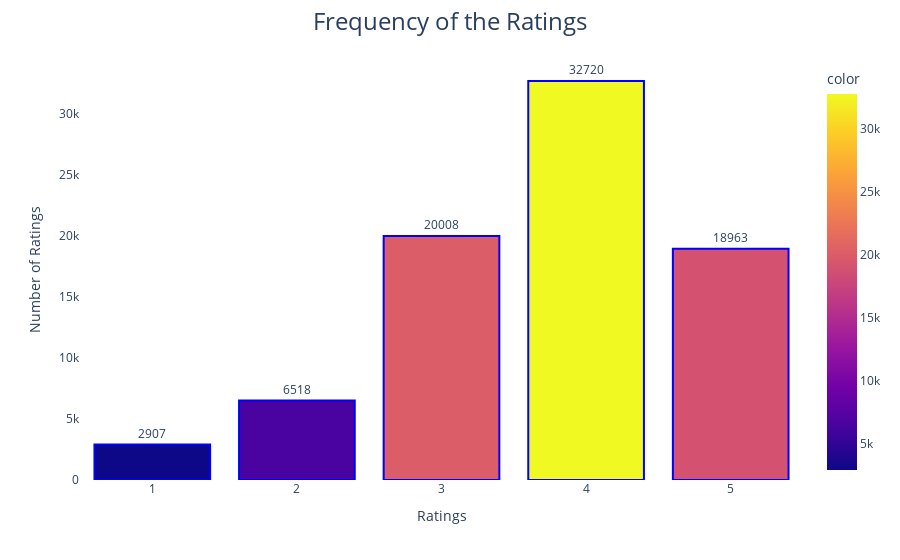

Write notebook code for a chart like this one.
### Code cell
# import matplotlib.pyplot as plt
import plotly.express as px
rating_val_count = data.rating.value_counts()
fig = px.bar(rating_val_count, x=rating_val_count.index, y=rating_val_count, text=rating_val_count,
             labels={
                 "index": "Ratings",
                 'y': 'Number of Ratings'},
             color=rating_val_count
             )
fig.update_traces(textposition='outside')
fig.update_layout(title_text='Frequency of the Ratings',
                  title_x=0.5, title_font=dict(size=24))
fig.update_traces(marker=dict(line=dict(color='blue', width=2)))
fig.update_layout({'plot_bgcolor': 'rgba(0, 0, 0, 0)'})
fig.show()

### Figure 1 — Plotly figure (JSON) as saved in the notebook; plotly's stock layout.template omitted (floating-point values rounded to 4 significant figures)
{"data": [{"alignmentgroup": "True", "hovertemplate": "Ratings=%{x}<br>Number of Ratings=%{y}<br>text=%{text}<br>color=%{marker.color}<extra></extra>", "legendgroup": "", "marker": {"color": [32720, 20008, 18963, 6518, 2907], "coloraxis": "coloraxis", "line": {"color": "blue", "width": 2}, "pattern": {"shape": ""}}, "name": "", "offsetgroup": "", "orientation": "v", "showlegend": false, "text": [32720, 20008, 18963, 6518, 2907], "textposition": "outside", "type": "bar", "x": [4, 3, 5, 2, 1], "xaxis": "x", "y": [32720, 20008, 18963, 6518, 2907], "yaxis": "y"}], "layout": {"barmode": "relative", "coloraxis": {"colorbar": {"title": {"text": "color"}}, "colorscale": [[0, "#0d0887"], [0.1111, "#46039f"], [0.2222, "#7201a8"], [0.3333, "#9c179e"], [0.4444, "#bd3786"], [0.5556, "#d8576b"], [0.6667, "#ed7953"], [0.7778, "#fb9f3a"], [0.8889, "#fdca26"], [1, "#f0f921"]]}, "legend": {"tracegroupgap": 0}, "margin": {"t": 60}, "plot_bgcolor": "rgba(0, 0, 0, 0)", "title": {"font": {"size": 24}, "text": "Frequency of the Ratings", "x": 0.5}, "xaxis": {"anchor": "y", "domain": [0, 1], "title": {"text": "Ratings"}}, "yaxis": {"anchor": "x", "domain": [0, 1], "title": {"text": "Number of Ratings"}}}}
